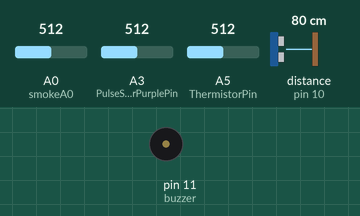
Bench run of a sketch on a simulated Arduino Uno, built with avr-gcc and run on an emulated ATmega328P. Shown: buzzer (waves = sounding). Wiring (inferred from the names in the program): ultrasonic range finder: trigger pin 9; echo pin 10. Inputs (shaded band) come from the test bench; at power-on: A0 (smokeA0) = 512, A3 (PulseSensorPurplePin) = 512, A5 (ThermistorPin) = 512, distance to the obstacle (sensor on pin 10) 80 cm. The echo pulse lasts 58.3 µs per cm; what the sketch prints to the serial monitor is not drawn.

Above: at 5.1 s.
5.2 s: A0 (smokeA0) set to 108
10.6 s: A0 (smokeA0) set to 93
At 11.5 s:
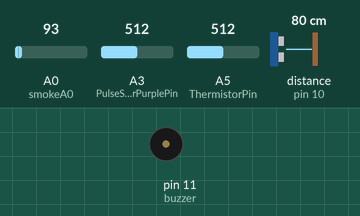
19.2 s: A3 (PulseSensorPurplePin) set to 489
At 20.83 s:
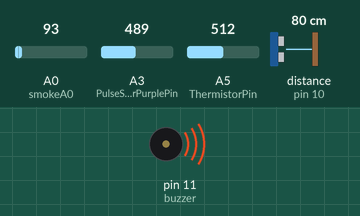
30.3 s: A5 (ThermistorPin) set to 716
Timing chart, 0 to 36.2 s (numbered marks = the images above; inputs shaded):
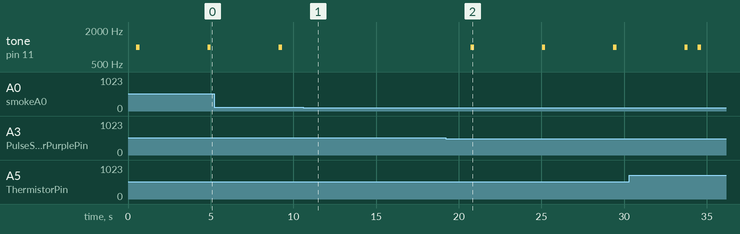

Measured:
- the behaviour switches between 501 and 500 on A3 (PulseSensorPurplePin) (found by bisection; images 1 and 2)
- after the input at 10.6 s, tone on pin 11 (buzzer): stops changing and stays silent
- after the input at 19.2 s, tone on pin 11 (buzzer): alternates 1000 Hz for 0.20 s and silent for 4.1 s, starting after 1.5 s

The sketch:

BMS.ino
```cpp
int buzzer =11;

int ThermistorPin = 5;
int Vo;
float R1 = 10000;
float logR2, R2, T, Tc, Tf;
float c1 = 1.009249522e-03, c2 = 2.378405444e-04, c3 = 2.019202697e-07;

int smokeA0=A0;
float sensorValue;

const int trigPin = 9;
const int echoPin = 10;
long duration;
int distance;
int safetyDistance;

int PulseSensorPurplePin = 3;
int Signal;
int Threshold = 500;

void setup() {
  pinMode(trigPin, OUTPUT);
  pinMode(echoPin, INPUT);
  pinMode(buzzer,OUTPUT);
  pinMode(smokeA0,INPUT);
  Serial.begin(9600);
  Serial.println("Gas sensor warming up!");
  //delay(20000); // allow the MQ-6 to warm up
  noTone(buzzer);
}

void loop() {
  Vo = analogRead(ThermistorPin);
  R2 = R1 * (1023.0 / (float)Vo - 1.0);
  logR2 = log(R2);
  T = (1.0 / (c1 + c2*logR2 + c3*logR2*logR2*logR2));
  Tc = T - 278.15;
  Serial.print("Temperature: ");
  Serial.print(Tc);
  Serial.println(" C");
  if(Tc > 30){
    tone(buzzer,1000,200);
  }
  else{
    noTone(buzzer);
  }
  delay(500);

  sensorValue=analogRead(smokeA0);
  if(sensorValue > 100){
    Serial.print(" | Smoke detected!");
    tone(buzzer,1000,200);
  }
  else{
    Serial.print(" | Smoke  not detected!");
    noTone(buzzer);

  }
  delay(2000);

  digitalWrite(trigPin, LOW);
  delayMicroseconds(2);
  digitalWrite(trigPin, HIGH);
  delayMicroseconds(10);
  digitalWrite(trigPin, LOW);
  duration = pulseIn(echoPin, HIGH);
  distance= duration*0.034/2;
  safetyDistance = distance;
  if (safetyDistance >= 25){
    digitalWrite(buzzer, HIGH);
  }
  else{
    digitalWrite(buzzer, LOW);
  }
  //Serial.print("Distance: ");
  //Serial.println(distance);
  delay(1000);

  Signal = analogRead(PulseSensorPurplePin);
  Serial.println(Signal);
  if(Signal > Threshold){
    noTone(buzzer);
  }
  else{
    tone(buzzer,1000,200);
  }
  delay(800);

}
```
